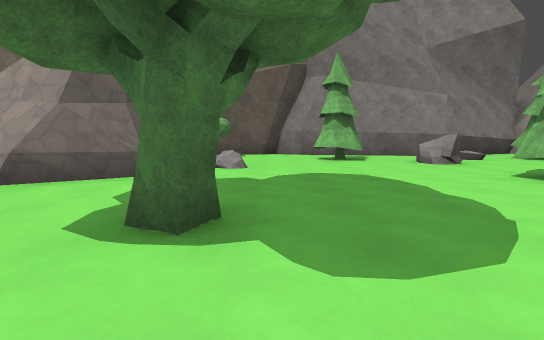
[1] (above)

19 first-person views from a walk through a level from a Godot 3-D game. The camera is 1.3 m above the floor, tilts 6° down and sees 85° across. The floor is counted in squares, 2.28 m on a side. Each view is taken from the middle of a square. On the plan, view 1 faces up. The plan holds only what a view shows up to about 9 squares ahead; the rest is blank. The place goes on beyond the plan. Characters and animated objects are left out. Surface patterns are stand-ins for the level's own textures.

[2]
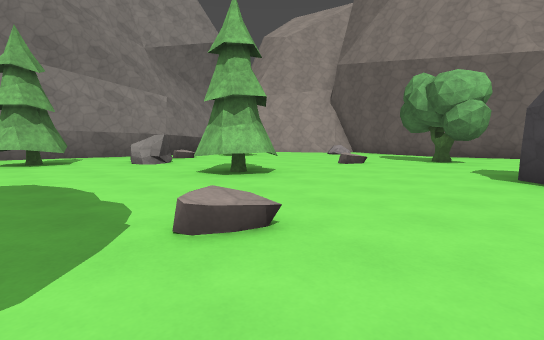

[3]
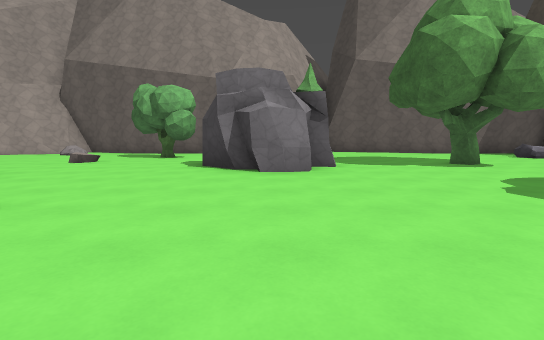

[4]
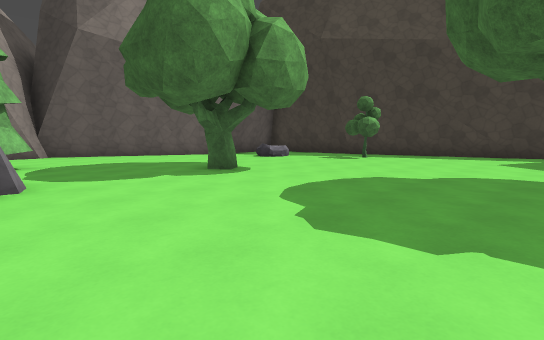

[5]
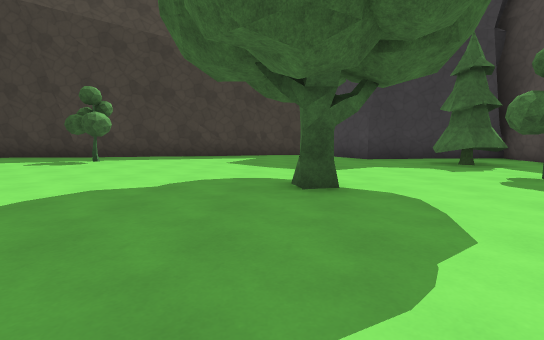

[6]
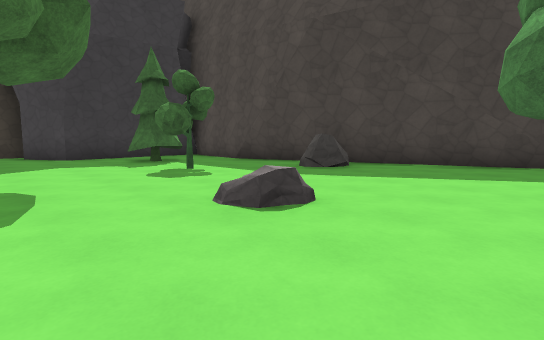

[7]
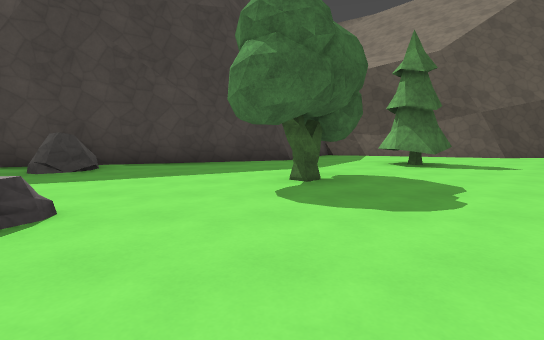

[8]
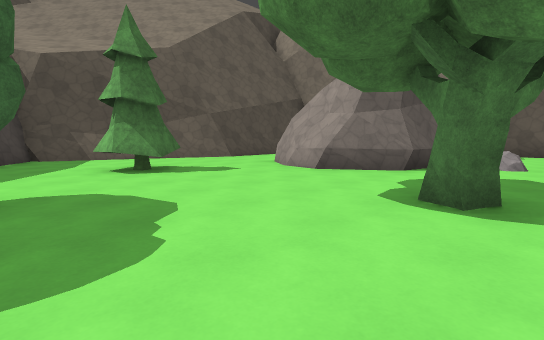

[9]
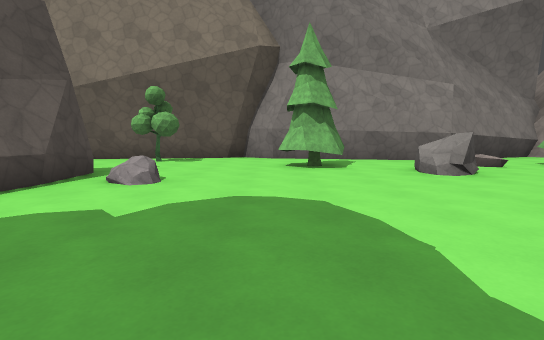

[10]
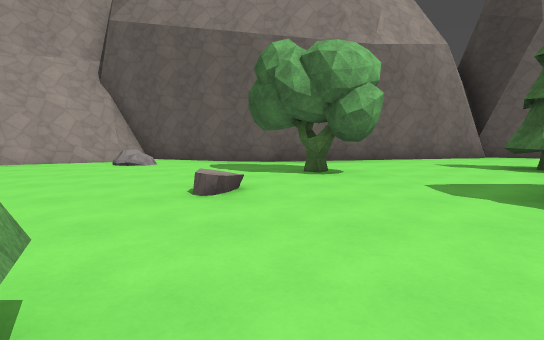

[11]
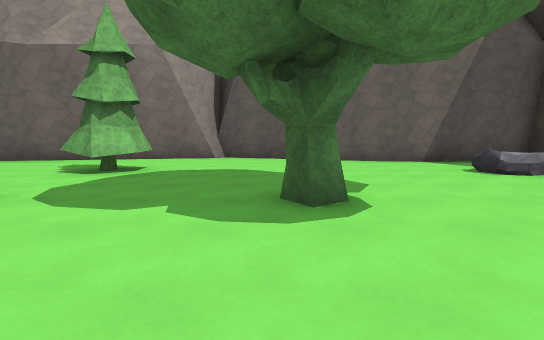

[12]
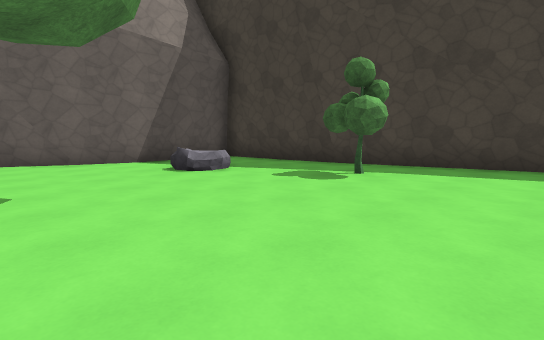

[13]
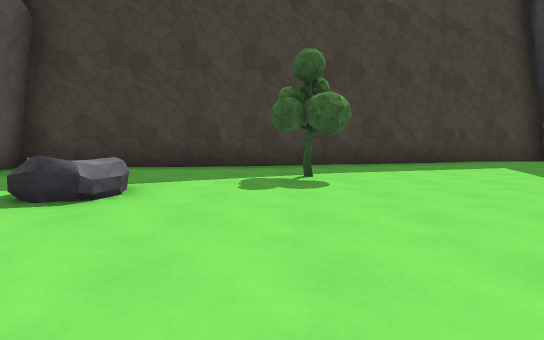

[14]
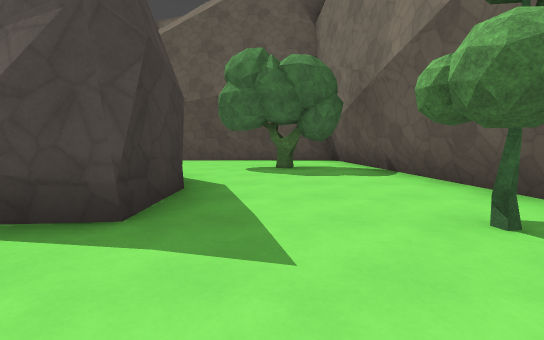

[15]
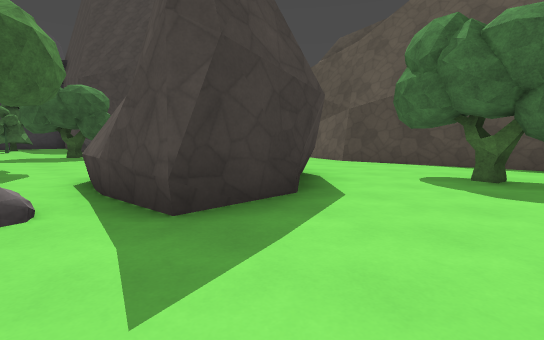

[16]
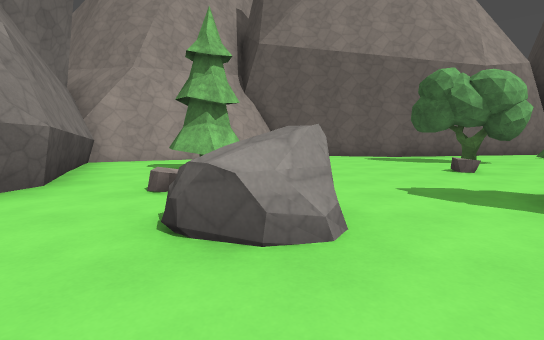

[17]
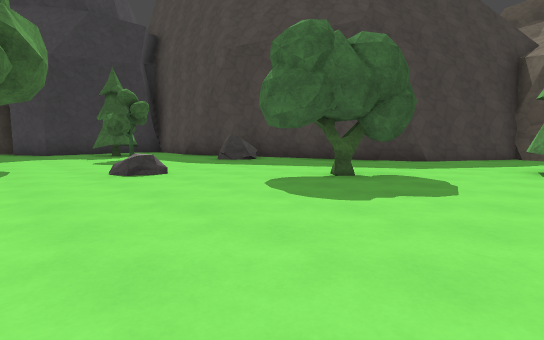

[18]
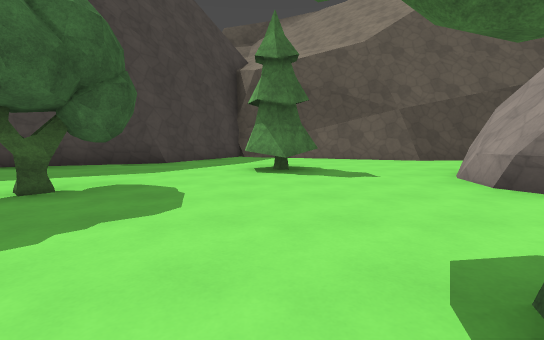

[19]
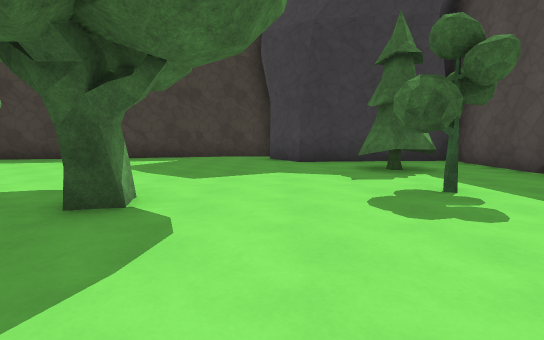

### Floor plan
Key: @ floor where view 1 was taken; # wall or solid block; . floor; = window, fence, low wall or low ledge; T tree; R rock.
Columns run from 10 left of view 1 to 13 right of it. Each row starts with its distance up from view 1.
 12                    #
 11       #=######   ##.#
 10   ####........###...#
  9   #.T...T...T.....T..#
  8   #.T......TT....TT..#
  7   #....##.....R.......##
  6   #..####R...........R#
  5   #..####.............#
  4   #...##......TT......#
  3  #..................T.#
  2  #.......T.........T..#
  1 ##..TT................#
  0 #.........@.....R.....#
 -1  ##...T........R.R....#
 -2    #...T........R..TT..=
 -3    =...................#
 -4     #....R.............#
 -5     #............T.....#
 -6      #R....T..........#
 -7      #..T.............#
 -8      #................#
 -9      #..T..........R..#
-10      #.TT.......TT....#
-11      #................#
-12      #####........#####
-13           #..#####
-14           ###

Positions as (right, up) in squares from view 1, and headings:
1: (0, 0), facing up
2: (1, 0), facing up-right
3: (0, -1), facing right
4: (2, -2), facing down-right
5: (2, -3), facing down
6: (1, -2), facing down-left
7: (1, -2), facing left
8: (0, -1), facing up-left
9: (1, 2), facing up
10: (4, 3), facing right
11: (4, -5), facing right
12: (4, -6), facing down-right
13: (7, -6), facing down
14: (0, 8), facing left
15: (-1, 9), facing down-left
16: (2, 7), facing right
17: (1, 1), facing down-left
18: (0, 1), facing left
19: (0, -4), facing down
